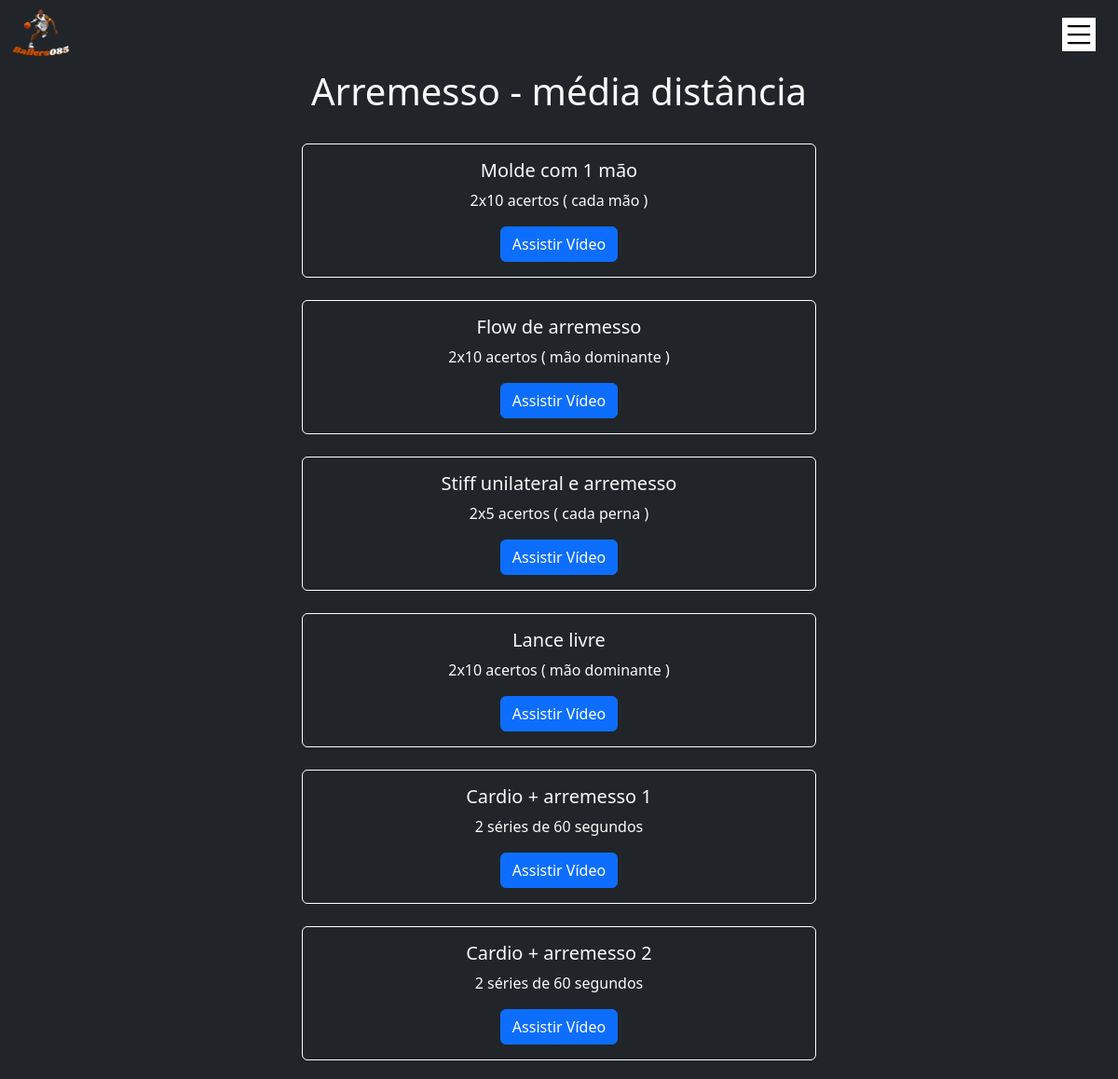
Screenshot of /treinos/arremesso/media_distancia_1 with the database file from the repository.
### ballers085/models.py (models this page shows, shortened)
class Treinos(models.Model):
    nome = models.CharField(max_length=30, unique=True)
    descricao = models.TextField(max_length=40)
    duracao = models.CharField(max_length=30)
    link_video_treino = models.CharField(max_length=50, default="RpC7sv8_LIg")
    data_criacao = models.DateTimeField(auto_now_add=True)
    categoria = models.CharField(max_length=30, default='Treino')
    caminho_treino_url = models.CharField(max_length=30, default='nome_treino')

class Exercicios(models.Model):
    nome = models.CharField(max_length=30)
    repeticoes = models.CharField(max_length=30)
    link = models.CharField(max_length=100)
    treino = models.ForeignKey(Treinos, on_delete=models.CASCADE, related_name='exercicios')

### ballers085/views.py (the view)
# urls.py: path('treinos/<str:categoria>/<str:nome_treino>', views.treino_exercicio, name='treino_exercicio'),
def treino_exercicio(request, categoria, nome_treino):
    try:
        treino_escolhido = get_object_or_404(Treinos,caminho_treino_url=nome_treino)
        exercicios = Exercicios.objects.filter(treino=treino_escolhido)
        return render(request, 'pages/exercicios.html', {'exercicios': exercicios, "nome_treino": treino_escolhido.nome})
    except Exercicios.DoesNotExist:
        return render(request, "404.html")

### ballers085/templates/pages/exercicios.html (shortened to what this page needs)
{% extends "base/base.html" %} {% load static %}
{% block extracss %}
  <link rel="stylesheet" href="{% static 'css/exercicios.css' %}" />
{% endblock extracss %}
{% block content %}
  <h1 class="text-center">{{nome_treino}}</h1>
  {% include "partials/cards_exercicios.html" %}
{% endblock %}

### ballers085/templates/base/base.html (shortened to what this page needs)
{% block extracss %}
{% endblock extracss %}
</head>
{% include "base/partials/head.html" %}
  <body class="bg-dark text-light">
    {% include "base/partials/header.html" %}
    <main id="main" class="container-sm main d-flex">
      {% block content %}
      {% endblock content %}
    </main>
  </body>
</html>

### ballers085/templates/base/partials/head.html (shortened to what this page needs)
<!doctype html>
{% load static %}
<html lang="pt-BR">
<head>
  <link href="https://cdn.jsdelivr.net/npm/bootstrap@5.3.2/dist/css/bootstrap.min.css" rel="stylesheet"
 />
  <link rel="stylesheet" href="{% static 'css/base.css' %}" />

### ballers085/templates/base/partials/header.html (shortened to what this page needs)
{% load static %}
<header>
    <nav class="navbar navbar-light">
      <div class="container-fluid">
        <a class="navbar-brand" href="{% url 'index' %}">
          <img src="{% static 'imgs/logo.png' %}" class="img-fluid rounded-top" alt="" />
        </a>
        <button class="navbar-toggler border-0" type="button" data-bs-toggle="offcanvas" data-bs-target="#offcanvasNavbar" aria-controls="offcanvasNavbar">
        </button>
      </div>
    </nav>
  </header>

### ballers085/templates/partials/cards_exercicios.html
<div class="cards_exercicio d-flex flex-wrap-wrap mt-4 mb-1">
  {% for exercicio in exercicios %}
  <div class="card  mb-3 bg-transparent text-light border-1 border-white text-center" style="width:96%">
    <div class="card-body">
      <h5 class="card-title">{{ exercicio.nome }}</h5>
      <p class="card-text font-weight-light">{{ exercicio.repeticoes }}</p>
      <button type="button" class="btn btn-primary openModalBtn" data-toggle="modal" data-target="#videoModal"
        data-video="{{ exercicio.link }}" data-title="{{ exercicio.nome }}">
        Assistir Vídeo
      </button>
    </div>
  </div>
  {% endfor %}
</div>

### static/css/exercicios.css (style rules this page uses)
.cards_exercicio { flex-direction: column; align-items: center; gap:0.5rem }

### static/css/base.css (style rules this page uses)
html { font-family: 'Poppins', sans-serif; }
.navbar img { width: 4rem; height: 4rem; }
.navbar { padding: 0; }
#main { flex-direction: column; max-width: 600px; }
a { text-decoration: none; }

### rows the page displays
Treinos: nome "Arremesso - média distância"
Exercicios: nome "Molde com 1 mão", repeticoes "2x10 acertos ( cada mão )"
Exercicios: nome "Flow de arremesso", repeticoes "2x10 acertos ( mão dominante )"
Exercicios: nome "Stiff unilateral e arremesso", repeticoes "2x5 acertos ( cada perna )"
Exercicios: nome "Lance livre", repeticoes "2x10 acertos ( mão dominante )"
Exercicios: nome "Cardio + arremesso 1", repeticoes "2 séries de 60 segundos"
Exercicios: nome "Cardio + arremesso 2", repeticoes "2 séries de 60 segundos"
